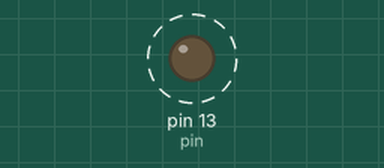
This sketch was run on a simulated Arduino Uno, built with avr-gcc and run on an emulated ATmega328P. Parts: output pins drawn as LEDs (lit = HIGH). Dashed ring = blinking.

Above: at 0.2 s.
Timing chart, 0 to 3.0 s (numbered marks = the images above):
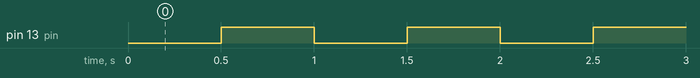

The sketch:

led_blink.ino
```cpp
#include "led_blink.h"

LEDBlink led_blink;

void setup() {
  led_blink.setup(LED_BUILTIN, 500);
}

void loop() {
  led_blink.update();
}
```

led_blink.h
```cpp
#pragma once

struct LEDBlink {
  int pin = LED_BUILTIN;
  bool state = false;
  unsigned long interval_ms = 250;
  unsigned long prev_millis = 0;

  void setup(int led_pin, unsigned long blink_interval);
  void update();
};

void LEDBlink::setup(int led_pin, unsigned long blink_interval_ms) {
  pin = led_pin;
  pinMode(pin, OUTPUT);
  interval_ms = blink_interval_ms;
}

void LEDBlink::update() {
    unsigned long current_millis = millis();
    if (current_millis - prev_millis >= interval_ms) {
      state = !state;
      digitalWrite(pin, state);
      prev_millis = current_millis;
    }
  }
```

Measured:
- by itself, pin 13 (pin): alternates HIGH for 0.50 s and LOW for 0.50 s
